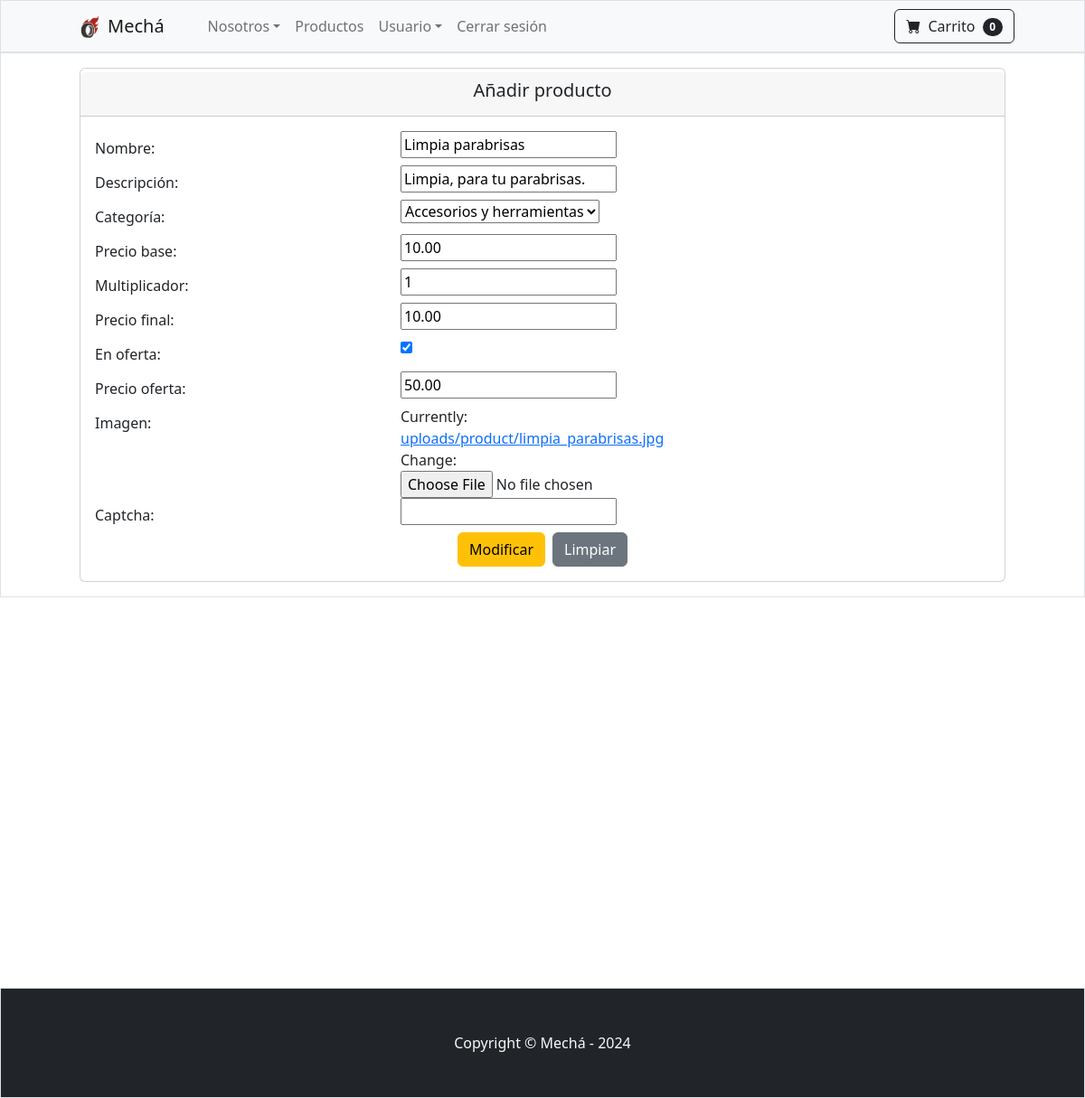
Screenshot of /productos/crud/update/1/ (signed in) with the database file from the repository.
### tienda/models.py (models this page shows, shortened)
class Producto(models.Model):
    nombre = models.CharField(max_length=100)
    precio_base = models.DecimalField(max_digits=10, decimal_places=2, default=10)
    multiplicador = models.PositiveIntegerField(default=1)
    precio_final = models.DecimalField(max_digits=10, decimal_places=2, default=0)
    categoria = models.ForeignKey(Categoria, on_delete=models.CASCADE, default=1)
    descripcion = models.CharField(max_length=250, default='', blank=True, null= True)
    imagen = models.ImageField(upload_to='uploads/product/')
    is_oferta = models.BooleanField(default=False)
    oferta_precio = models.DecimalField(default=0, decimal_places=2, max_digits=6)
    class Meta:
        verbose_name_plural = 'Productos'

### tienda/views.py (the view, shortened to what this page needs)
# urls.py: path('productos/crud/update/<id>/', views.productosupdate, name="productosupdate"),
@permission_required('core.change_servicio')
def productosupdate(request, id):
    producto = Producto.objects.get(id=id)
    aux = {
            'form' : ProductoForm(instance = producto)
    }
    return render(request, 'tienda/productos/crud/update.html', aux)

### tienda/forms.py
class ProductoForm(ModelForm):
    captcha = CaptchaField()
    class Meta:
        model = Producto
        fields = '__all__'

### carro/carro.py (called while the page is built)
    def __len__(self):
        return len(self.carro)

### carro/context_processors.py (called while the page is built)
def carro(request):
    return{'carro': Carro(request)}

### tienda/models.py (called while the page is built)
    def __str__(self):
        return self.nombre

### tienda/templates/tienda/productos/crud/update.html (shortened to what this page needs)
{% extends 'base.html' %}
{% block content %}
<div class="d-flex justify-content-center p-3 text-primary-emphasis bg-dark-subtle border border-dark-subtle">
    <div class="card" style="width: 64rem;">
        <div class="card-header d-flex justify-content-center mt-1">
            <h5>Añadir producto</h5>
        </div>
        <div class="card-body">
            <form action="" method="POST" style="margin: 0 auto;" enctype="multipart/form-data">
                <div class="form-group row">
                    <label for="id_nombre" class="col-sm-4 col-form-label">Nombre:</label>
                    <div class="col-sm-4">
                        {{ form.nombre }}
                    </div>
                </div>
                <div class="form-group row">
                    <label for="id_descripcion" class="col-sm-4 col-form-label">Descripción:</label>
                    <div class="col-sm-4">
                        {{ form.descripcion }}
                    </div>
                </div>
                <div class="form-group row">
                    <label for="id_categoria" class="col-sm-4 col-form-label">Categoría:</label>
                    <div class="col-sm-4">
                        {{ form.categoria }}
                    </div>
                </div>
                <div class="form-group row">
                    <label for="id_precio_base" class="col-sm-4 col-form-label">Precio base:</label>
                    <div class="col-sm-4">
                        {{ form.precio_base }}
                    </div>
                </div>
                <div class="form-group row">
                    <label for="id_multiplicador" class="col-sm-4 col-form-label">Multiplicador:</label>
                    <div class="col-sm-4">
                        <input type="number" id="id_multiplicador" name="multiplicador" value="{{ form.multiplicador.value|default:1 }}" min="1" step="1" onchange="actualizarPrecio()">
                    </div>
                </div>
                <div class="form-group row">
                    <label for="id_precio_final" class="col-sm-4 col-form-label">Precio final:</label>
                    <div class="col-sm-4">
                        <input type="text" id="id_precio_final" name="precio_final" value="{{ form.precio_final.value }}" readonly>
                    </div>
                </div>
                <div class="form-group row">
                    <label for="id_is_oferta" class="col-sm-4 col-form-label">En oferta:</label>
                    <div class="col-sm-4">
                        {{ form.is_oferta }}
                    </div>
                </div>
                <div class="form-group row">
                    <label for="id_oferta_precio" class="col-sm-4 col-form-label">Precio oferta:</label>
                    <div class="col-sm-4">
                        {{ form.oferta_precio }}
                    </div>
                </div>
                <div class="form-group row">
                    <label for="id_imagen" class="col-sm-4 col-form-label">Imagen:</label>
                    <div class="col-sm-4">
                        {{ form.imagen }}
                    </div>
                </div>
                <div class="form-group row">
                    <label for="id_captcha" class="col-sm-4 col-form-label">Captcha:</label>
                    <div class="col-sm-4">
                        {{ form.captcha }}
                    </div>
                </div>
                <div class="d-flex justify-content-center">
                    <input type="submit" value="Modificar" class="btn btn-warning mx-1">
                    <input type="reset" value="Limpiar" class="btn btn-secondary mx-1">
                </div>
            </form>
        </div>
    </div>
</div>
<br><br>
<br><br>
<br><br>
<br><br>
<br><br>
<br><br>
<br><br>
<br><br>
<br><br>
{% endblock %}

### rows the page displays
Producto: nombre "Limpia parabrisas", descripcion "Limpia, para tu parabrisas.", categoria "Accesorios y herramientas", precio_base "10.00", precio_final "10.00", is_oferta "☑", oferta_precio "50.00"

### other values shown
{{ carro | length }} "0"
